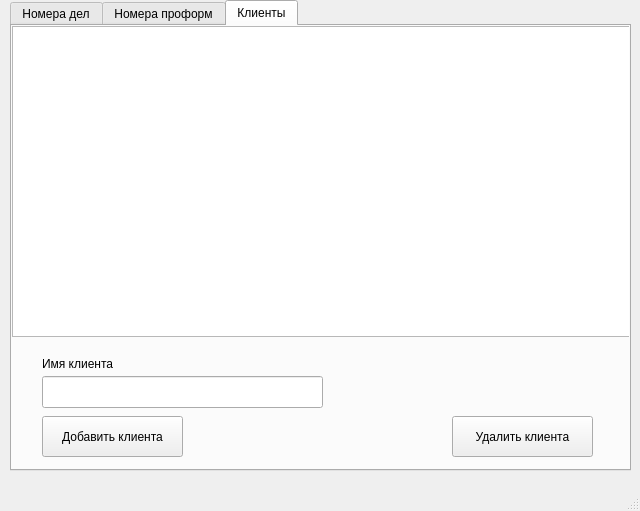
<?xml version="1.0" encoding="UTF-8"?>
<ui version="4.0">
 <class>MainWindow</class>
 <widget class="QMainWindow" name="MainWindow">
  <property name="geometry">
   <rect>
    <x>0</x>
    <y>0</y>
    <width>640</width>
    <height>511</height>
   </rect>
  </property>
  <property name="windowTitle">
   <string>MainWindow</string>
  </property>
  <widget class="QWidget" name="centralwidget">
   <widget class="QTabWidget" name="Case_tab">
    <property name="geometry">
     <rect>
      <x>10</x>
      <y>0</y>
      <width>621</width>
      <height>471</height>
     </rect>
    </property>
    <property name="currentIndex">
     <number>2</number>
    </property>
    <widget class="QWidget" name="tab">
     <attribute name="title">
      <string>Номера дел</string>
     </attribute>
     <widget class="QTableWidget" name="caseTable">
      <property name="geometry">
       <rect>
        <x>0</x>
        <y>0</y>
        <width>611</width>
        <height>261</height>
       </rect>
      </property>
     </widget>
     <widget class="QPushButton" name="addCaseButton">
      <property name="geometry">
       <rect>
        <x>20</x>
        <y>370</y>
        <width>131</width>
        <height>41</height>
       </rect>
      </property>
      <property name="text">
       <string>Добавить дело</string>
      </property>
     </widget>
     <widget class="QPushButton" name="deleteCaseButton">
      <property name="geometry">
       <rect>
        <x>450</x>
        <y>370</y>
        <width>141</width>
        <height>41</height>
       </rect>
      </property>
      <property name="text">
       <string>Удалить дело</string>
      </property>
     </widget>
     <widget class="QComboBox" name="caseNameInput">
      <property name="geometry">
       <rect>
        <x>10</x>
        <y>330</y>
        <width>191</width>
        <height>32</height>
       </rect>
      </property>
     </widget>
     <widget class="QLabel" name="label">
      <property name="geometry">
       <rect>
        <x>20</x>
        <y>310</y>
        <width>91</width>
        <height>16</height>
       </rect>
      </property>
      <property name="text">
       <string>Выбрать имя</string>
      </property>
     </widget>
    </widget>
    <widget class="QWidget" name="tab_2">
     <attribute name="title">
      <string>Номера проформ</string>
     </attribute>
     <widget class="QPushButton" name="addProformaButton">
      <property name="geometry">
       <rect>
        <x>32</x>
        <y>331</y>
        <width>151</width>
        <height>41</height>
       </rect>
      </property>
      <property name="text">
       <string>Добавить проформу</string>
      </property>
     </widget>
     <widget class="QPushButton" name="deleteProformaButton">
      <property name="geometry">
       <rect>
        <x>430</x>
        <y>331</y>
        <width>151</width>
        <height>41</height>
       </rect>
      </property>
      <property name="text">
       <string>Удалить проформу</string>
      </property>
     </widget>
     <widget class="QTableWidget" name="proformaTable">
      <property name="geometry">
       <rect>
        <x>0</x>
        <y>0</y>
        <width>611</width>
        <height>261</height>
       </rect>
      </property>
     </widget>
     <widget class="QComboBox" name="proformaNameInput">
      <property name="geometry">
       <rect>
        <x>25</x>
        <y>290</y>
        <width>161</width>
        <height>32</height>
       </rect>
      </property>
     </widget>
     <widget class="QComboBox" name="proformaClientInput">
      <property name="geometry">
       <rect>
        <x>205</x>
        <y>290</y>
        <width>161</width>
        <height>32</height>
       </rect>
      </property>
     </widget>
     <widget class="QLineEdit" name="proformaCommentInput">
      <property name="geometry">
       <rect>
        <x>30</x>
        <y>400</y>
        <width>331</width>
        <height>32</height>
       </rect>
      </property>
     </widget>
     <widget class="QLabel" name="label_2">
      <property name="geometry">
       <rect>
        <x>33</x>
        <y>270</y>
        <width>58</width>
        <height>16</height>
       </rect>
      </property>
      <property name="text">
       <string>Имя дела</string>
      </property>
     </widget>
     <widget class="QLabel" name="label_3">
      <property name="geometry">
       <rect>
        <x>220</x>
        <y>270</y>
        <width>58</width>
        <height>16</height>
       </rect>
      </property>
      <property name="text">
       <string>Клиент</string>
      </property>
     </widget>
     <widget class="QLabel" name="label_4">
      <property name="geometry">
       <rect>
        <x>33</x>
        <y>380</y>
        <width>101</width>
        <height>16</height>
       </rect>
      </property>
      <property name="text">
       <string>Комментарии</string>
      </property>
     </widget>
    </widget>
    <widget class="QWidget" name="tab_3">
     <attribute name="title">
      <string>Клиенты</string>
     </attribute>
     <widget class="QPushButton" name="addClientButton">
      <property name="geometry">
       <rect>
        <x>30</x>
        <y>390</y>
        <width>141</width>
        <height>41</height>
       </rect>
      </property>
      <property name="text">
       <string>Добавить клиента</string>
      </property>
     </widget>
     <widget class="QPushButton" name="deleteClientButton">
      <property name="geometry">
       <rect>
        <x>440</x>
        <y>390</y>
        <width>141</width>
        <height>41</height>
       </rect>
      </property>
      <property name="text">
       <string>Удалить клиента</string>
      </property>
     </widget>
     <widget class="QTableWidget" name="clientTable">
      <property name="geometry">
       <rect>
        <x>0</x>
        <y>0</y>
        <width>621</width>
        <height>311</height>
       </rect>
      </property>
     </widget>
     <widget class="QLineEdit" name="clientNameInput">
      <property name="geometry">
       <rect>
        <x>30</x>
        <y>350</y>
        <width>281</width>
        <height>32</height>
       </rect>
      </property>
     </widget>
     <widget class="QLabel" name="label_clientName">
      <property name="geometry">
       <rect>
        <x>30</x>
        <y>330</y>
        <width>91</width>
        <height>16</height>
       </rect>
      </property>
      <property name="text">
       <string>Имя клиента</string>
      </property>
     </widget>
    </widget>
   </widget>
  </widget>
  <widget class="QStatusBar" name="statusbar"/>
 </widget>
 <resources/>
 <connections/>
</ui>
